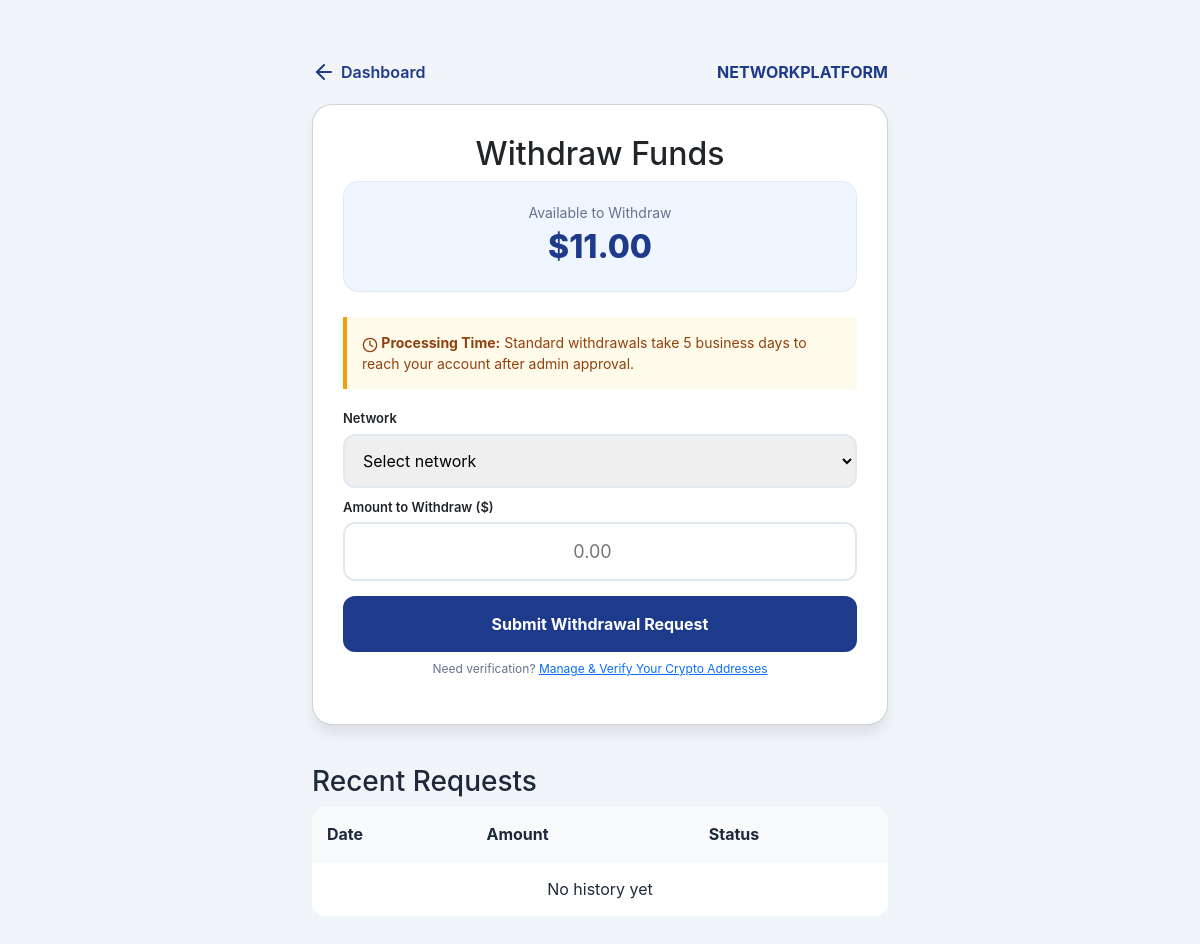
/withdraw.php (signed in), run on an earlier commit of the app's database.
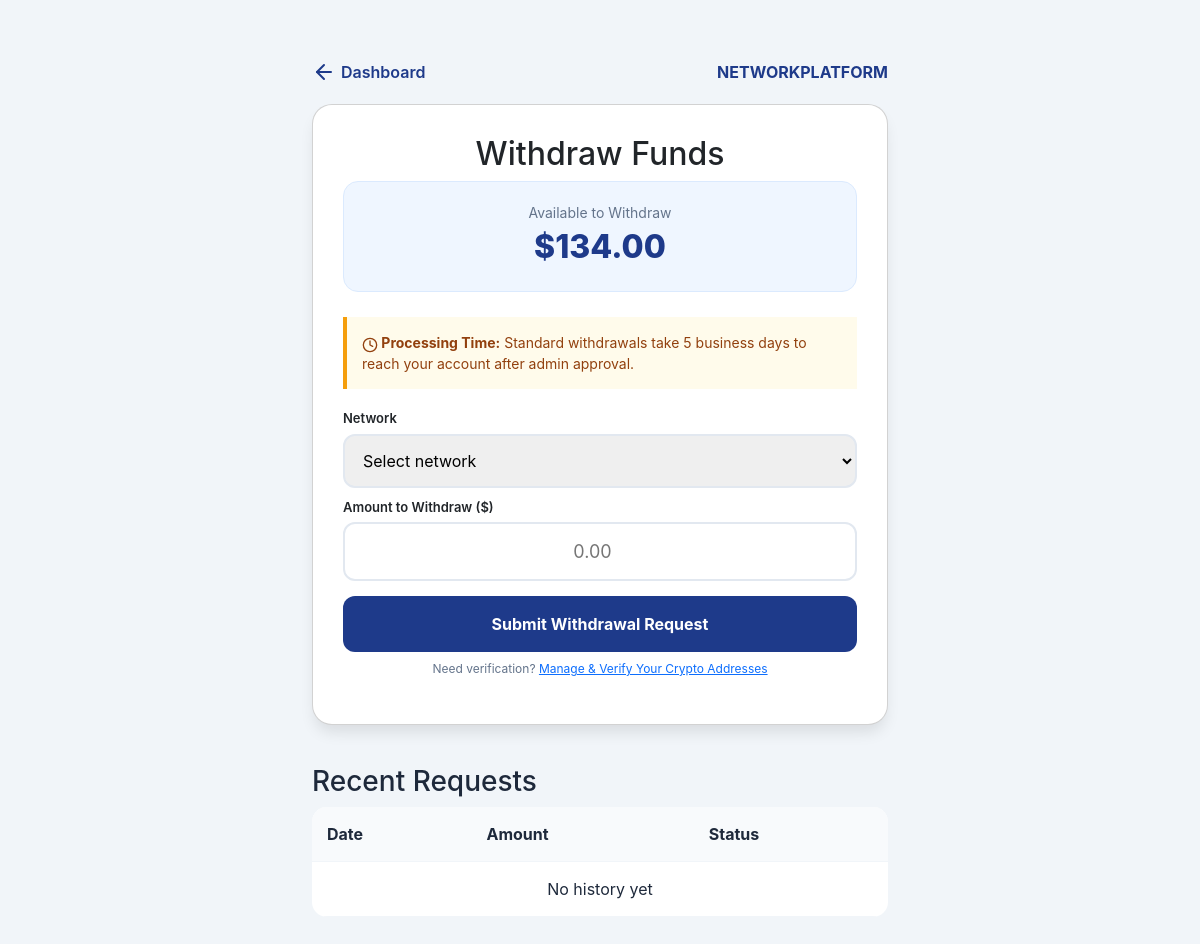
And on a later commit of the database.
### tables this page shows
CREATE TABLE `users` (
  `id` int(11) NOT NULL,
  `username` varchar(50) NOT NULL,
  `password` varchar(255) NOT NULL,
  `email` varchar(100) NOT NULL,
  `referrer_id` int(11) DEFAULT NULL,
  `wallet_balance` decimal(15,2) DEFAULT 0.00,
  `investment_amount` decimal(15,2) DEFAULT 0.00,
  `user_rank` enum('Basic','Silver','Gold','Diamond') DEFAULT 'Basic',
  `created_at` timestamp NOT NULL DEFAULT current_timestamp(),
  `last_withdrawal_date` timestamp NULL DEFAULT NULL,
  `role` varchar(10) DEFAULT 'user',
  `status` enum('active','banned') DEFAULT 'active',
  `user_code` varchar(20) DEFAULT NULL
);

### withdraw.php (the view, shortened to what this page needs)
<?php
include 'db.php';
$user_id = $_SESSION['user_id'];
$stmt = $pdo->prepare("SELECT username, wallet_balance, last_withdrawal_date FROM users WHERE id = ?");
$stmt->execute([$user_id]);
$user = $stmt->fetch();
$history_stmt = $pdo->prepare("SELECT id, amount, status, created_at FROM withdrawals WHERE user_id = ? ORDER BY created_at DESC LIMIT 10");
$history_stmt->execute([$user_id]);
$withdrawals = $history_stmt->fetchAll();
?>
<!DOCTYPE html>
<html lang="en">
<head>
    <link href="https://cdn.jsdelivr.net/npm/bootstrap@5.3.3/dist/css/bootstrap.min.css" rel="stylesheet">
    <link rel="stylesheet" href="responsive.css">
</head>
<body>
<div class="container">
    <div class="header">
        <a href="dashboard.php" class="back-link"><i data-lucide="arrow-left"></i> Dashboard</a>
        <a href="index.php" style="font-weight: bold; text-decoration:none; color: var(--primary);">NETWORK<span>PLATFORM</span></a>
    </div>
    <div class="card">
        <h2>Withdraw Funds</h2>
        <div class="balance-badge">
            <div style="font-size: 14px; color: #64748b;">Available to Withdraw</div>
            <div class="balance-amount">$<?php echo number_format($user['wallet_balance'], 2); ?></div>
        </div>
        <div class="info-box">
            <strong><i data-lucide="clock" style="width:16px; height:16px; vertical-align:middle;"></i> Processing Time:</strong>
            Standard withdrawals take 5 business days to reach your account after admin approval.
        </div>
        <form method="POST">
            <label style="display:block; text-align:left; font-size:13px; font-weight:600; margin-bottom:5px;">Network</label>
            <select name="network" required style="width:100%; padding:14px; border:2px solid #e2e8f0; border-radius:12px; font-size:16px; margin-bottom:10px;">
                <option value="">Select network</option>
            </select>
            <label style="display:block; text-align:left; font-size:13px; font-weight:600; margin-bottom:5px;">Amount to Withdraw ($)</label>
            <input type="number" name="amount" min="0.01" step="0.01" placeholder="0.00" required>
            <button type="submit">Submit Withdrawal Request</button>
        </form>
        <p style="font-size:12px; color:#64748b; margin-top:8px;">
            Need verification? <a href="crypto_profile.php">Manage & Verify Your Crypto Addresses</a>
        </p>
    </div>
    <div class="history-section">
        <h3>Recent Requests</h3>
        <table class="history-table">
            <thead>
                <tr style="background: #f8fafc;">
                    <th>Date</th>
                    <th>Amount</th>
                    <th>Status</th>
                </tr>
            </thead>
            <tbody>
                <?php foreach($withdrawals as $row): ?>
                <tr>
                    <td><?php echo date('M d, Y', strtotime($row['created_at'])); ?></td>
                    <td>$<?php echo number_format($row['amount'], 2); ?></td>
                    <td><span class="status status-<?php echo $row['status']; ?>"><?php echo $row['status']; ?></span></td>
                </tr>
                <?php endforeach; if(empty($withdrawals)) echo "<tr><td colspan='3' style='text-align:center;'>No history yet</td></tr>"; ?>
            </tbody>
        </table>
    </div>
</div>
</body>
</html>

What changed in the data, as far as the page shows it:
changed users: wallet_balance "11.00" → "134.00"
